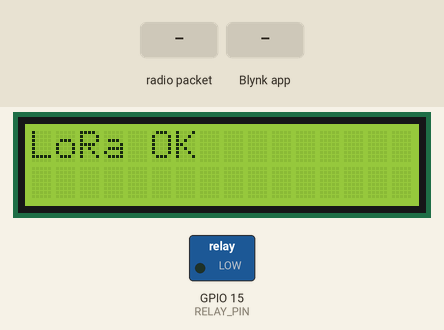
The program below on a simulated ESP32. Shown: 16×2 character LCD, switched loads named in the program (green lamp = pin HIGH). The inputs (shaded band) are chosen by the test bench. WiFi joins after 1.5 s; servers stay silent unless stated; no radio packets arrive unless stated; no MQTT or app messages arrive unless stated; what the program prints to the serial monitor is not drawn.

Above: at 3.4 s.
3.5 s: radio packet "HELP-" arrives
At 4.2 s:
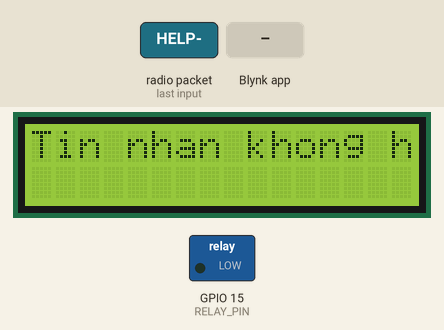
5.0 s: Blynk app writes 1 to V0
6.5 s: radio packet "-" arrives
8.0 s: radio packet "OFFBUZZ" arrives
Timing chart, 0 to 10.5 s (numbered marks = the images above; inputs shaded):
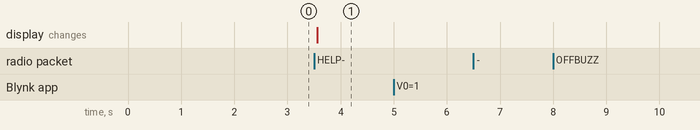

Measured:
- after the input at 3.5 s, the display: changes after 0.06 s (image 1)
- after the input at 5.0 s, every drawn part: stays the same
- after the input at 6.5 s, every drawn part: stays the same
- after the input at 8.0 s, every drawn part: stays the same

The program:

main.cpp
```cpp
#define BLYNK_TEMPLATE_ID "TMPL6JRQ_0Mkn"
#define BLYNK_TEMPLATE_NAME "LORAWAN"
#define BLYNK_AUTH_TOKEN "B1OwWuaIvYDAuPEq_oz8UL5BiMrnl_zy"

#include <Wire.h>
#include <LiquidCrystal_I2C.h>
#include <WiFi.h>
#include <BlynkSimpleEsp32.h>
#include <SPI.h>
#include <LoRa.h>
#include <PubSubClient.h>

// Định nghĩa chân LoRa, SPI.begin(18, 19, 23, 5) (SCK, MISO, MOSI, SS)
#define SS 5         // Chân Chip Select (NSS)
#define RST 14       // Chân Reset
#define DIO0 2       // Chân DIO0
#define RELAY_PIN 15 // Định nghĩa chân công tắc và relay

// Định nghĩa LCD I2C
LiquidCrystal_I2C lcd(0x27, 16, 2); // Địa chỉ I2C 0x27, màn hình 16x2
WiFiClient espClient;
PubSubClient client(espClient);
// IPAddress mqttServer(167, 71, 221, 111); // Không cần hostByName()
// const int mqttPort = 1883; // Cổng MQTT

const char* mqttServer = "0.tcp.ap.ngrok.io"; // Mới
const int mqttPort = 14223; // Cập nhật cổng mới

// Thông tin Wi-Fi
const char ssid[] = "KHKT";      // Thay bằng SSID của bạn
const char pass[] = "123456789"; // Thay bằng mật khẩu Wi-Fi của bạn
const char ENGINE_FAILURE_STATUS_STR[] = "engine_failure";

bool relayOn = false;                // Biến trạng thái relay
bool relayLocked = false;            // Trạng thái khóa relay
unsigned long lastEmergencyTime = 0; // Thời gian cứu nạn gần nhất
unsigned long relayTimeout = 30000;  // Thời gian khóa relay (5 phút = 300000 ms)
unsigned long lastReconnectAttempt = 0;
const long reconnectInterval = 5000; // Thời gian chờ reconnect (5 giây)

void initSystem(); // Hàm khởi tạo hệ thống
void updateLCD(String line1, String line2);
void processLoRaMessages(); // Hàm xử lý tin nhắn LoRa
void handleRelayLogic();    // Hàm xử lý logic relay
void sendAckMessage(const String &shipCode, float lat = 0, float lon = 0);
void reconnect_mqtt();
const String generateDeviceData(const String status, const String deviceId, float gpsLat, float gpsLong);
void publish_mqtt(const char *topic, const char *message);

void setup()
{
  Wire.begin(21, 22);
  Serial.begin(9600); // Khởi tạo Serial Monitor
  initSystem();       // Khởi tạo hệ thống
  // Kết nối Wi-Fi và Blynk
  Blynk.begin(BLYNK_AUTH_TOKEN, ssid, pass);
  while (WiFi.status() != WL_CONNECTED)
  {
    Serial.println("Đang kết nối Wi-Fi...");
    delay(1000);
  }
  Serial.println("Wi-Fi đã kết nối.");
  Blynk.virtualWrite(V0, ">> System is ready. Type OFF to disable relay.\n");
  client.setServer(mqttServer, mqttPort); // Cấu hình MQTT server
}

void loop()
{
  Blynk.run();           // Cập nhật Blynk
  processLoRaMessages(); // Xử lý tin nhắn LoRa
  handleRelayLogic();    // Xử lý logic relay
  if (!client.connected())
  {
    reconnect_mqtt();
  }
  client.loop();
}

const String generateDeviceData(const String status, const String deviceId, float gpsLat, float gpsLong)
{
  const String data = "{\"deviceId\":\"" + deviceId + "\",\"status\":\"" + status + "\",\"position\":{\"coordinates\":{\"lat\":" + String(gpsLat, 6) + ",\"lng\":" + String(gpsLong, 6) + "}}}";
  return data;
}

void publish_mqtt(const char *topic, const char *message)
{
  if (client.connected())
  {
    Serial.print("📤 Đang gửi tin nhắn MQTT: ");
    Serial.println(message);
    client.publish(topic, message);
  }
  else
  {
    Serial.println("⚠️ Không thể gửi tin nhắn vì chưa kết nối MQTT");
  }
}

void reconnect_mqtt()
{
  if (!client.connected())
  {
    unsigned long now = millis();
    if (now - lastReconnectAttempt >= reconnectInterval)
    {
      lastReconnectAttempt = now;
      Serial.println("🔄 Đang kết nối lại MQTT...");

      if (client.connect("ESP32_Client"))
      {
        Serial.println("✅ MQTT Connected!");
        client.subscribe("esp32/test");
      }
      else
      {
        Serial.print("⚠️ Kết nối thất bại, mã lỗi: ");
        Serial.println(client.state());
      }
    }
  }
}
// Hàm khởi tạo hệ thống
void initSystem()
{
  // Cấu hình chân relay và công tắc
  pinMode(RELAY_PIN, OUTPUT);

  digitalWrite(RELAY_PIN, LOW); // Tắt relay mặc định (mức thấp)

  // Khởi tạo LCD I2C
  lcd.init();
  lcd.clear();
  lcd.backlight();
  lcd.print("KHOI TAO OK");

  // Khởi tạo SPI với các chân tùy chỉnh
  SPI.begin(18, 19, 23, 5);    // (SCK, MISO, MOSI, SS)
  LoRa.setPins(SS, RST, DIO0); // Thiết lập các chân LoRa
  Serial.println("Đang khởi tạo LoRa...");

  // Khởi tạo LoRa ở tần số 433 MHz
  while (!LoRa.begin(433E6))
  {
    Serial.println("Khởi tạo LoRa thất bại!");
    lcd.print("Khởi tạo LoRa thất bại");
  }
  Serial.println("LoRa đã được khởi tạo.");
  lcd.clear();
  lcd.print("LoRa OK");

  // Kết nối Wi-Fi và Blynk
  Blynk.begin(BLYNK_AUTH_TOKEN, ssid, pass);
  while (WiFi.status() != WL_CONNECTED)
  {
    Serial.println("Đang kết nối Wi-Fi...");
    delay(1000);
  }
  Serial.println("Wi-Fi đã kết nối.");
}
// Hàm cập nhật LCD
void updateLCD(String line1, String line2 = "")
{
  lcd.clear();
  lcd.setCursor(0, 0);
  lcd.print(line1);
  lcd.setCursor(0, 1);
  lcd.print(line2);
}
// Hàm xử lý tin nhắn LoRa
void processLoRaMessages()
{
  int packetSize = LoRa.parsePacket();
  if (packetSize > 0)
  {
    String incomingMessage = "";
    while (LoRa.available())
    {
      incomingMessage += (char)LoRa.read();
    }
    Serial.println("[INFO] Received message: " + incomingMessage);

    // Kiểm tra format tin nhắn mới: HELP-boatName-boatId-lat-long-internetStatus
    if (incomingMessage.startsWith("HELP-"))
    {
      Serial.println("[INFO] SOS message detected!");

      // Tách các phần của tin nhắn dựa vào dấu '-'
      int firstDash = incomingMessage.indexOf("-");
      int secondDash = incomingMessage.indexOf("-", firstDash + 1);
      int thirdDash = incomingMessage.indexOf("-", secondDash + 1);
      int fourthDash = incomingMessage.indexOf("-", thirdDash + 1);
      int fifthDash = incomingMessage.indexOf("-", fourthDash + 1);
      int sixthDash = incomingMessage.indexOf("-", fifthDash + 1);

      if (firstDash == -1 || secondDash == -1 || thirdDash == -1 || fourthDash == -1 || fifthDash == -1 || sixthDash == -1)
      {
        Serial.println("[ERROR] Invalid message format.");
        updateLCD("Tin nhan khong hop le");
        return;
      }

      // Trích xuất thông tin từ tin nhắn
      const String boatName = incomingMessage.substring(firstDash + 1, secondDash);
      const String boatId = incomingMessage.substring(secondDash + 1, thirdDash);
      float shipLat = incomingMessage.substring(thirdDash + 1, fourthDash).toFloat();
      float shipLon = incomingMessage.substring(fourthDash + 1, fifthDash).toFloat();
      bool internetStatus = incomingMessage.substring(fifthDash + 1).toInt();
      const String boatStatus = incomingMessage.substring(sixthDash + 1);

      Serial.println("[INFO] Boat Name: " + boatName);
      Serial.println("[INFO] Boat ID: " + boatId);
      Serial.println("[INFO] Latitude: " + String(shipLat, 6));
      Serial.println("[INFO] Longitude: " + String(shipLon, 6));
      Serial.println("[INFO] Internet Status: " + String(internetStatus));
      Serial.println("[INFO] Boat Status: " + boatStatus);

      // Gửi tín hiệu xác nhận cứu hộ
      sendAckMessage("DAT_LIEN-0-0");
      const String googleMapsUrl = "https://www.google.com/maps/search/?api=1&query=" + String(shipLat, 6) + "," + String(shipLon, 6);
      const String message = "Cảnh báo cứu nạn khẩn cấp từ " + boatName + ". Vui lòng truy cập vào: " + googleMapsUrl;
      Blynk.logEvent("cuu_nan_khan_cap", message); // Gửi thông báo đến Blynk
      Blynk.virtualWrite(V0, message);
      const String mes = boatName + " bi " + (boatStatus == ENGINE_FAILURE_STATUS_STR ? "hong dong co" : "chim");
      updateLCD(mes, String(shipLat) + "," + String(shipLon));
      Serial.println("Message: " + mes);

      if (!internetStatus)
      {
        const String deviceData = generateDeviceData(boatStatus, boatId, shipLat, shipLon);
        publish_mqtt("device/update", deviceData.c_str());
      }

      digitalWrite(RELAY_PIN, HIGH); // Bật relay
      relayOn = true;
      Serial.println("BUZZ ON");
    }
    else
    {
      Serial.println("[INFO] Invalid message (Does not start with HELP-).");
      updateLCD("Tin nhan khong hop le");
    }
  }
}
// Hàm xử lý logic relay
void handleRelayLogic()
{
  // Kiểm tra nếu relay đã bị khóa và đủ thời gian để mở khóa
  if (relayLocked && millis() - lastEmergencyTime >= relayTimeout)
  {
    relayLocked = false; // Mở khóa relay
    Serial.println("Relay unlocked.");
    Blynk.virtualWrite(V0, ">> Relay unlocked.\n");
  }
}

// Hàm xử lý lệnh từ Terminal (V0)
BLYNK_WRITE(V0)
{
  String command = param.asStr();                 // Đọc lệnh từ Terminal
  Serial.println("Command received: " + command); // Ghi nhận lệnh vào Serial Monitor

  if (command.equalsIgnoreCase("OFFBUZZ"))
  {
    if (relayOn)
    {
      // digitalWrite(RELAY_PIN, LOW); // Tắt relay
      relayOn = false;
      relayLocked = true;           // Khóa relay
      lastEmergencyTime = millis(); // Ghi nhận thời gian
      Serial.println("BUZZ OFF and locked via Terminal.");
      Blynk.virtualWrite(V0, ">> BUZZ OFF and locked.\n");
    }
    else
    {
      Blynk.virtualWrite(V0, ">> BUZZ is already OFF.\n");
    }
  }
  else
  {
    Blynk.virtualWrite(V0, ">> Invalid command. Use OFFBUZZ.\n");
  }
}

// Hàm gửi phản hồi qua LoRa
void sendAckMessage(const String &shipCode, float lat, float lon)
{
  String ackMessage = "HELP_RES-" + shipCode + "-" + String(lat, 2) + "-" + String(lon, 2);
  LoRa.beginPacket();
  LoRa.print(ackMessage);
  LoRa.endPacket();

  Serial.println("[INFO] Acknowledgment sent: " + ackMessage);
}
```
